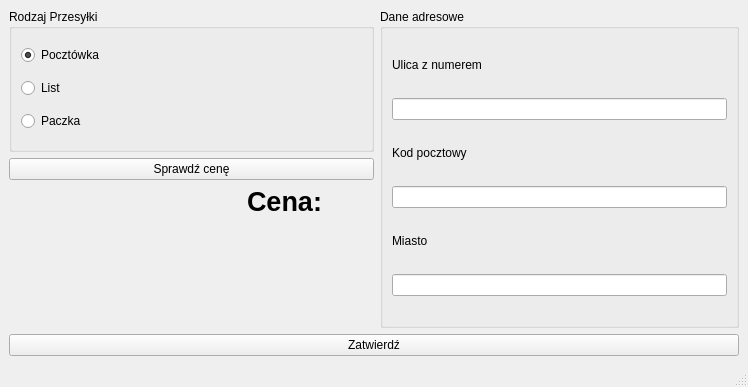
<?xml version="1.0" encoding="UTF-8"?>
<ui version="4.0">
 <class>MainWindow</class>
 <widget class="QMainWindow" name="MainWindow">
  <property name="geometry">
   <rect>
    <x>0</x>
    <y>0</y>
    <width>748</width>
    <height>387</height>
   </rect>
  </property>
  <property name="windowTitle">
   <string>Nadaj przesyłkę. PESEL: 0000000</string>
  </property>
  <widget class="QWidget" name="centralwidget">
   <layout class="QGridLayout" name="gridLayout">
    <item row="1" column="0" colspan="2">
     <widget class="QPushButton" name="sprawdzCeneBtn">
      <property name="text">
       <string>Sprawdź cenę</string>
      </property>
     </widget>
    </item>
    <item row="2" column="0">
     <widget class="QLabel" name="przesylkaImage">
      <property name="text">
       <string/>
      </property>
      <property name="pixmap">
       <pixmap resource="resources.qrc">:/materialy/list.png</pixmap>
      </property>
      <property name="scaledContents">
       <bool>true</bool>
      </property>
      <property name="alignment">
       <set>Qt::AlignmentFlag::AlignCenter</set>
      </property>
     </widget>
    </item>
    <item row="2" column="1">
     <widget class="QLabel" name="cena">
      <property name="font">
       <font>
        <pointsize>20</pointsize>
        <bold>true</bold>
       </font>
      </property>
      <property name="text">
       <string>Cena:</string>
      </property>
      <property name="scaledContents">
       <bool>false</bool>
      </property>
      <property name="alignment">
       <set>Qt::AlignmentFlag::AlignHCenter|Qt::AlignmentFlag::AlignTop</set>
      </property>
     </widget>
    </item>
    <item row="0" column="0" colspan="2">
     <widget class="QGroupBox" name="groupBox">
      <property name="title">
       <string>Rodzaj Przesyłki</string>
      </property>
      <layout class="QVBoxLayout" name="verticalLayout">
       <item>
        <widget class="QRadioButton" name="pocztowkaBtn">
         <property name="text">
          <string>Pocztówka</string>
         </property>
         <property name="checked">
          <bool>true</bool>
         </property>
        </widget>
       </item>
       <item>
        <widget class="QRadioButton" name="listBtn">
         <property name="text">
          <string>List</string>
         </property>
        </widget>
       </item>
       <item>
        <widget class="QRadioButton" name="paczkaBtn">
         <property name="text">
          <string>Paczka</string>
         </property>
        </widget>
       </item>
      </layout>
     </widget>
    </item>
    <item row="3" column="0" colspan="4">
     <widget class="QPushButton" name="zatwierdzBtn">
      <property name="text">
       <string>Zatwierdź</string>
      </property>
     </widget>
    </item>
    <item row="0" column="2" rowspan="3" colspan="2">
     <widget class="QGroupBox" name="groupBox_2">
      <property name="title">
       <string>Dane adresowe</string>
      </property>
      <layout class="QVBoxLayout" name="verticalLayout_2">
       <property name="sizeConstraint">
        <enum>QLayout::SizeConstraint::SetDefaultConstraint</enum>
       </property>
       <item>
        <widget class="QLabel" name="ulicaLabel">
         <property name="maximumSize">
          <size>
           <width>16777215</width>
           <height>20</height>
          </size>
         </property>
         <property name="text">
          <string>Ulica z numerem</string>
         </property>
        </widget>
       </item>
       <item>
        <widget class="QLineEdit" name="ulicaNrEdit"/>
       </item>
       <item>
        <widget class="QLabel" name="kodPocztowyLabel">
         <property name="maximumSize">
          <size>
           <width>16777215</width>
           <height>20</height>
          </size>
         </property>
         <property name="text">
          <string>Kod pocztowy</string>
         </property>
        </widget>
       </item>
       <item>
        <widget class="QLineEdit" name="kodPocztowyEdit"/>
       </item>
       <item>
        <widget class="QLabel" name="miastoLabel">
         <property name="maximumSize">
          <size>
           <width>16777215</width>
           <height>20</height>
          </size>
         </property>
         <property name="text">
          <string>Miasto</string>
         </property>
        </widget>
       </item>
       <item>
        <widget class="QLineEdit" name="miastoEdit"/>
       </item>
      </layout>
     </widget>
    </item>
   </layout>
  </widget>
  <widget class="QMenuBar" name="menubar">
   <property name="geometry">
    <rect>
     <x>0</x>
     <y>0</y>
     <width>748</width>
     <height>39</height>
    </rect>
   </property>
  </widget>
  <widget class="QStatusBar" name="statusbar"/>
 </widget>
 <resources>
  <include location="resources.qrc"/>
 </resources>
 <connections/>
</ui>
